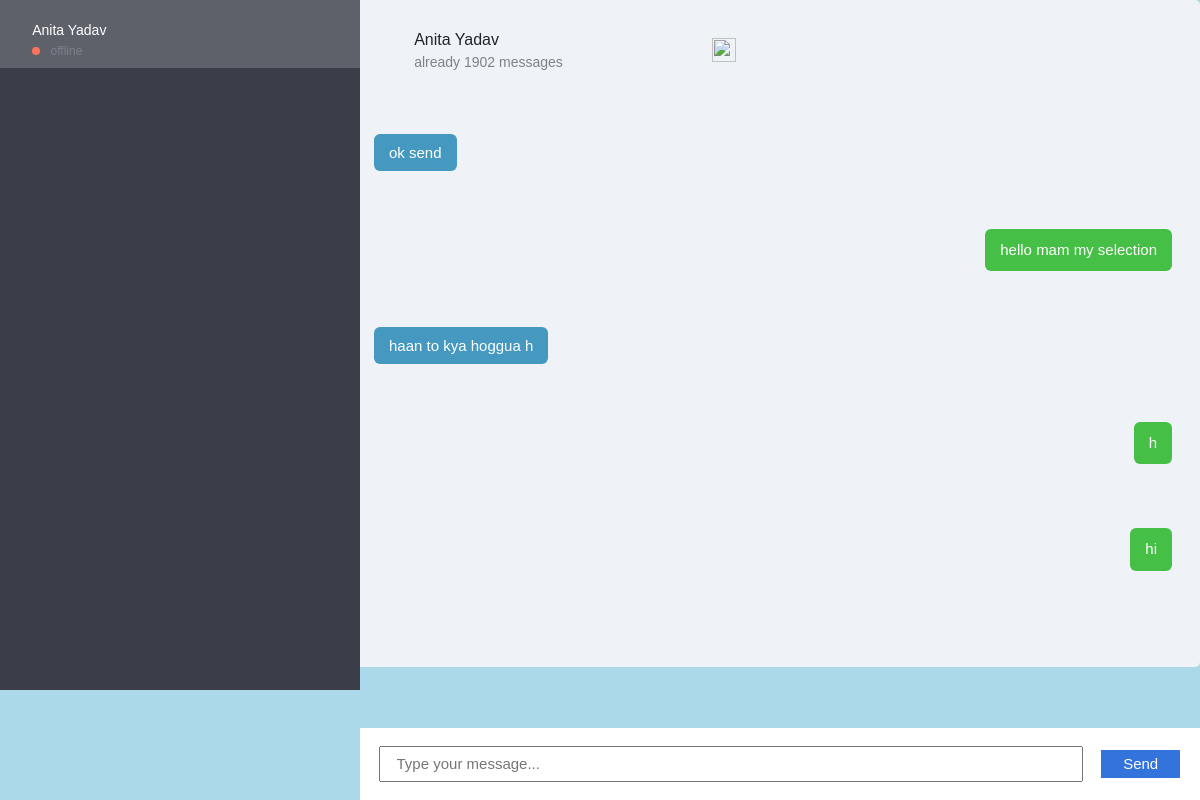
The app's page /chat/chats/mychats (signed in), older data.
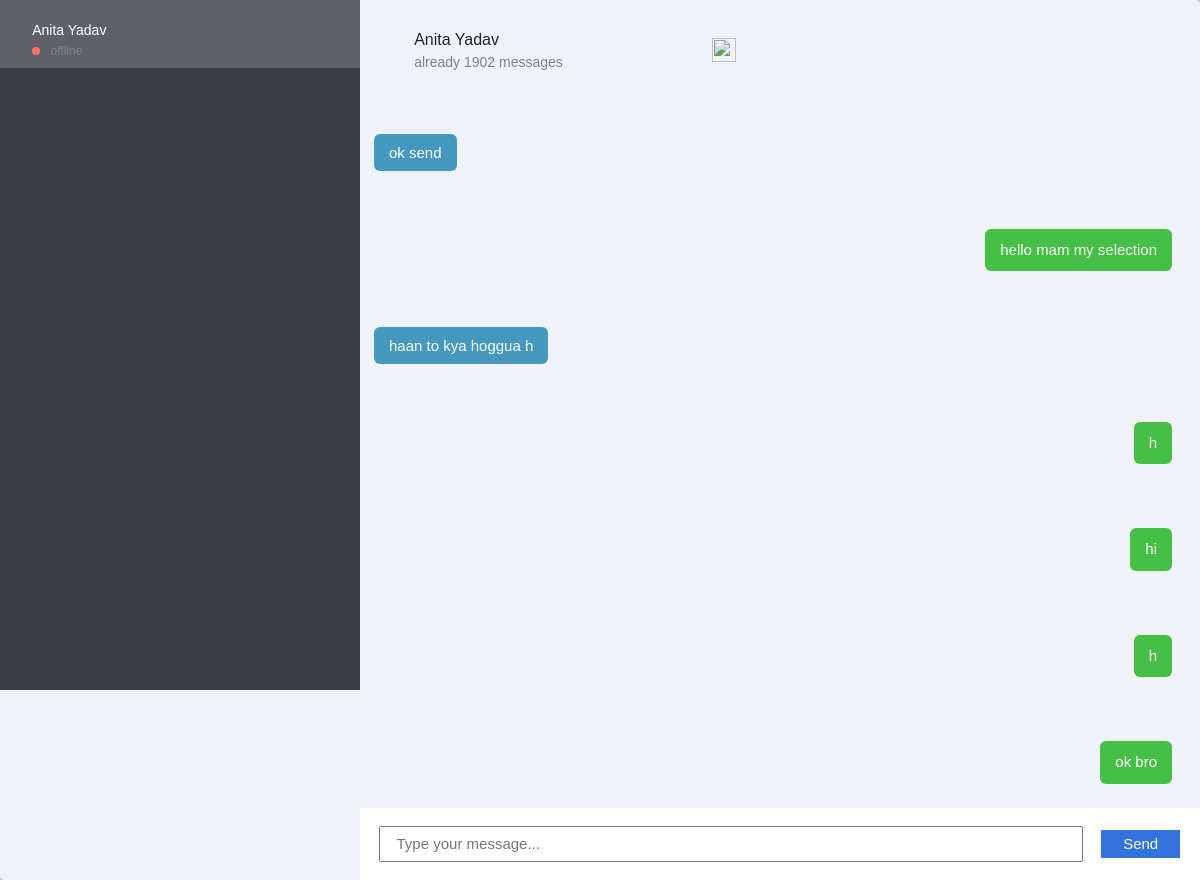
The same page, newer data.
### chatapp/models.py (models this page shows, shortened)
class TrackingModel(models.Model):
    created_at = models.DateTimeField(auto_now_add=True)
    updated_at = models.DateTimeField(auto_now=True)
    class Meta:
        abstract = True

class Message(TrackingModel):
    thread = models.ForeignKey(Thread, on_delete=models.CASCADE)
    sender = models.ForeignKey('auth.User', on_delete=models.CASCADE)
    text = models.TextField(blank=False, null=False)

### chatapp/views.py (the view)
# urls.py: path('chats/mychats',mychats,name="mychats"),
def mychats(request):
    print("hua")
    if request.session.get('username', None):
        user_main = get_object_or_404(User, username=request.user)
        user1=user_main
        mychats=[]
        threads=Thread.objects.filter(users=user1)
        for i in threads:
            print(i.users.all())
            for j in i.users.all().exclude(email=user1.email):
                mychats.append(j)
                print(j.first_name,j.last_name)
        user2=mychats[0]
        threads=SplitThread(user1,user2)
        if threads:
            thread=Thread.objects.filter(name=threads.name).first()
            chats=Message.objects.filter(thread=thread)
            for i in chats:
                print(i.sender)
                if (i.sender.email==user2.email):
                    print("my chats")
                    print(i.text)
            return render(request,"chatapp/mychats.html",{'chatuser':user2.email,'ourchats':chats,'user':user_main.email,'others_chats':mychats,'user_detail':user2})

### chatapp/views.py (called while the page is built)
def SplitThread(user1,user2):
        threads=Thread.objects.filter(thread_type ='personal')
        print(user1.id,user2.id)
        threads=threads.filter(users__in=[user1.id,user2.id]).distinct()
        threads=threads.annotate(u_count=Count('users')).filter(u_count=2)
        user11en=len(str(user1.id))
        user2len=len(str(user2.id))
        for i in threads:
            print(i.name[:user11en],user1.id,"---------", i.name[-user2len:],user2.id)
            if (int(i.name[:user11en])==user1.id and int(i.name[-user2len:])==user2.id) or (int(i.name[:user11en])==user2.id and int(i.name[-user2len:])==user1.id):
                return i

### templates/chatapp/mychats.html (shortened to what this page needs)
 {% load static %}
<link href="//maxcdn.bootstrapcdn.com/bootstrap/4.1.1/css/bootstrap.min.css" rel="stylesheet" id="bootstrap-css">
<!DOCTYPE html>
<html>
	<head>
        {% block css %}
		<link rel="stylesheet" href="{% static 'css/chatapp/mychats.css' %}" />
        <link rel="stylesheet" href="{% static 'css/chatapp/chatapp.css' %}" />
		<link rel="stylesheet" href="https://use.fontawesome.com/releases/v5.5.0/css/all.css">
		<link rel="stylesheet" type="text/css" href="https://cdnjs.cloudflare.com/ajax/libs/malihu-custom-scrollbar-plugin/3.1.5/jquery.mCustomScrollbar.min.css">
		{% endblock %}
	</head>
<body>
    <div id="container">
        <aside>
            <ul>
                {% for i in others_chats %}
                <li>
                    <div>
                        <a href="{% url 'Userchats' user=i %}">
                        <h2>{{i.first_name}} {{i.last_name}}</h2>
                        <h3>
                            <span class="status orange"></span>
                            offline
                        </h3>
                    </a>
                    </div>
                </li>
                {% endfor %}
            </ul>
        </aside>
        <main>
            <header>
                <div>
                    <h2>{{user_detail.first_name}} {{user_detail.last_name}}</h2>
                    <h3>already 1902 messages</h3>
                </div>
                <img src="https://s3-us-west-2.amazonaws.com/s.cdpn.io/1940306/ico_star.png" alt="">
            </header>
            <div class="msg_container chat_msg" id="chat-log">
				{% for i in ourchats %}
				{% if i.sender.email == chatuser %}
				<div class="right_msg">
					<span>{{i.text}} </span>
				</div>
				{% else %}
				<div class="left_msg">
					<span>{{i.text}}</span>
				</div>
				{% endif %}
				{% endfor %}
			</div>
			<div class="send_div chat_send_div">
				<div class="input_div">
					<input type="text" id="chat-message-input"  placeholder="Type your message..."/>
				</div>
				<div class="btn_div" id="chat-message-submit">
					<span >Send</span>
				</div>
			</div>
        </main>
    </div>
</body>
</html>

Row changes from the older to the newer data that the page shows:
added Message: text "h"
added Message: text "ok bro"
